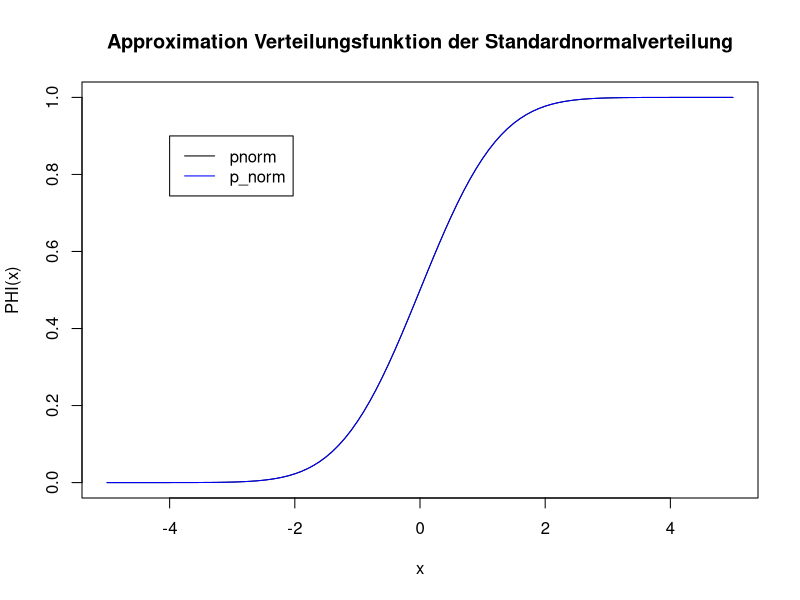
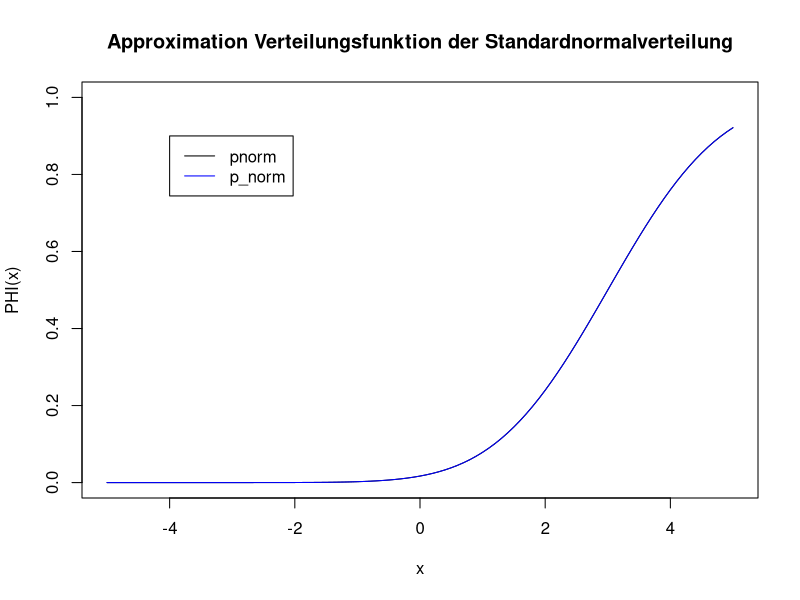
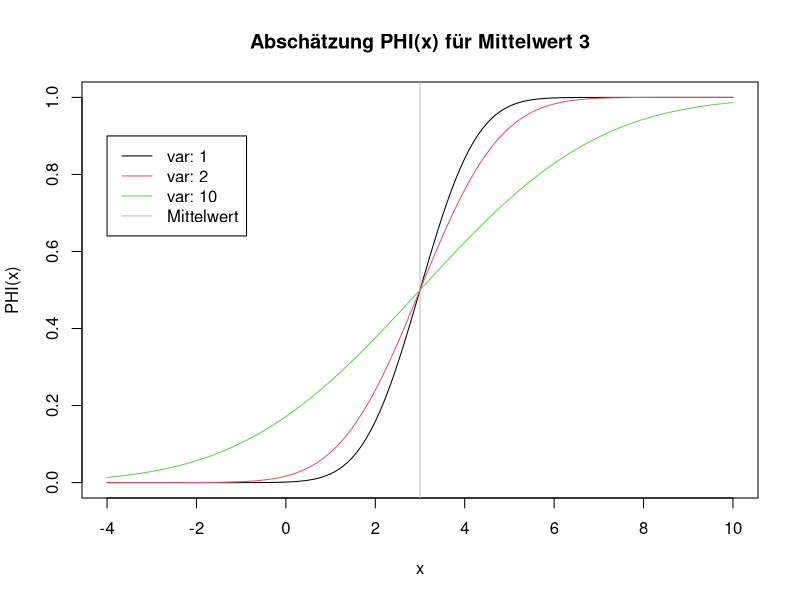

Write the R code that produced these figures, in order.
#### Serie 2 Statistik ####
# Raphael Keller
# 23-128-721


# 4
# a)

p_norm <- function(x) {
  p <- 0.2316419
  b <- c(
    0.319381530,
    -0.356563782,
    1.781477937,
    -1.821255978,
    1.330274429
  )
  phi_x <- dnorm(x) # dnorm(x) = dnorm(-x)
  t <- ifelse(x >= 0,
              1 / (1 + p * x),
              1 / (1 - p * x))
  ifelse(x >= 0,
         1 - phi_x * sapply(t, function(x) sum(b * x^(1:5))),
         phi_x * sapply(t, function(x) sum(b * x^(1:5))))
  
}

x <- seq(-5, 5, 0.1)
plot(x, pnorm(x),
     main = "Approximation Verteilungsfunktion der Standardnormalverteilung",
     xlab = "x",
     ylab = "PHI(x)",
     type = "l",
     ylim = c(0, 1))

lines(x, p_norm(x), col = "blue")
legend(-4, 0.9,
       c("pnorm", "p_norm"),
       lty = 1,
       col = c("black", "blue"))

# b

?pnorm

p_norm <- function(x, mean = 0, var = 1) {
  sd <-  sqrt(abs(var))
  p <- 0.2316419
  b <- c(
    0.319381530,
    -0.356563782,
    1.781477937,
    -1.821255978,
    1.330274429
  )
  x <- (x - mean) / sd
  phi_x <- dnorm(x)
  t <- ifelse(x >= 0,
              1 / (1 + p * x),
              1 / (1 - p * x))
  ifelse(x >= 0,
         1 - phi_x * sapply(t, function(x) sum(b * x^(1:5))),
         phi_x * sapply(t, function(x) sum(b * x^(1:5))))
  
}

plot(x, pnorm(x, mean = 3, sqrt(2)),
     main = "Approximation Verteilungsfunktion der Standardnormalverteilung",
     xlab = "x",
     ylab = "PHI(x)",
     type = "l",
     ylim = c(0, 1))

lines(x, p_norm(x, mean = 3, 2), col = "blue")
legend(-4, 0.9,
       c("pnorm", "p_norm"),
       lty = 1,
       col = c("black", "blue"))

# c
x <- seq(-4, 10, 0.1)
var <- c(1, 2, 10)
mean <- 3
cols <- seq_along(var)

plot(NA,
     main = ("Abschätzung PHI(x) für Mittelwert 3"),
     ylim = c(0, 1),
     xlim = range(x),
     xlab = "x",
     ylab = "PHI(x)")
abline(v = 3, col = "grey")

for (i in seq_along(var)) {
  lines(x, p_norm(x, mean, var[i]), col = cols[i])
}
legend(min(x), 0.9,
       c(paste("var:", var), "Mittelwert"),
       col = c(cols, "grey"),
       lty = 1)

# d

select_even <- function(x) {
  x[x %% 2 == 0]
}

select_even(1:20)











